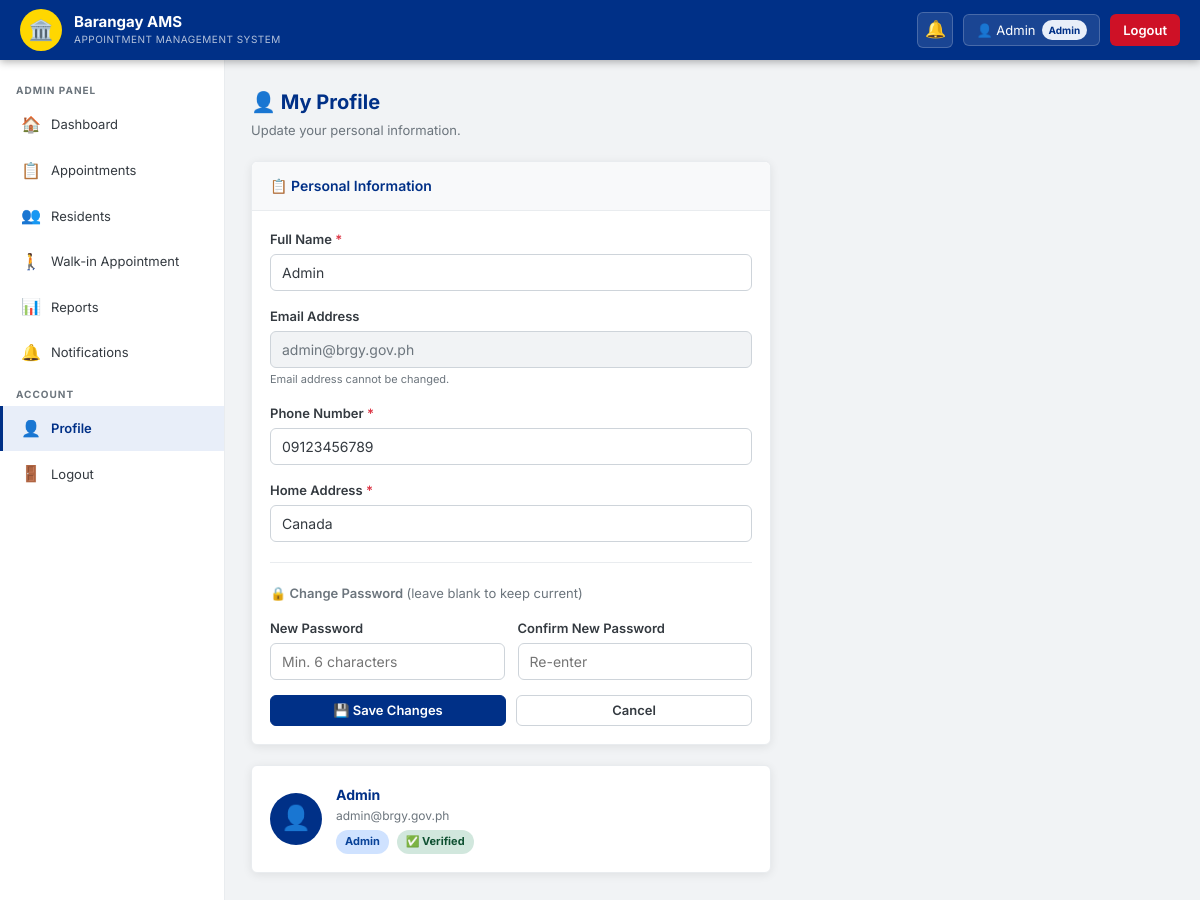
Page /profile.php (signed in) on the committed database.
### tables this page shows
CREATE TABLE `users` (
  `id` int(11) NOT NULL,
  `name` varchar(100) NOT NULL,
  `email` varchar(100) NOT NULL,
  `password` varchar(255) NOT NULL,
  `phone` varchar(20) NOT NULL,
  `address` text NOT NULL,
  `role` enum('admin','resident') DEFAULT 'resident',
  `is_verified` tinyint(1) DEFAULT 0,
  `verify_code` varchar(6) DEFAULT NULL,
  `verify_expires` datetime DEFAULT NULL,
  `created_at` timestamp NOT NULL DEFAULT current_timestamp()
);

### includes/auth.php (called while the page is built, shortened)
<?php
function isAdmin()
{
    return isset($_SESSION['role']) && $_SESSION['role'] === 'admin';
}
function e($s)
{
    return htmlspecialchars($s, ENT_QUOTES, 'UTF-8');
}

### profile.php (the view, shortened to what this page needs)
<?php
require_once 'includes/db.php';
require_once 'includes/auth.php';
$uid = $_SESSION['user_id'];
$s = $conn->prepare("SELECT * FROM users WHERE id=?");
$s->bind_param("i", $uid); $s->execute();
$user = $s->get_result()->fetch_assoc();
$back = isAdmin() ? "admin/index.php" : "dashboard.php";
?>
<?php require_once 'includes/header.php'; ?>
<div class="page-hdr">
  <div><div class="page-title">👤 My Profile</div><div class="page-sub">Update your personal information.</div></div>
</div>
<div style="max-width:520px;">
  <div class="card">
    <div class="card-hdr">📋 Personal Information</div>
    <div class="card-body">
      <form method="POST">
        <div class="fg"><label class="flabel">Full Name <span class="req">*</span></label>
          <input type="text" name="name" class="fc" required value="<?= e($user['name']) ?>"></div>
        <div class="fg"><label class="flabel">Email Address</label>
          <input type="email" class="fc" value="<?= e($user['email']) ?>" disabled>
          <div class="fhint">Email address cannot be changed.</div></div>
        <div class="fg"><label class="flabel">Phone Number <span class="req">*</span></label>
          <input type="text" name="phone" class="fc" required value="<?= e($user['phone']) ?>"></div>
        <div class="fg"><label class="flabel">Home Address <span class="req">*</span></label>
          <input type="text" name="address" class="fc" required value="<?= e($user['address']) ?>"></div>
        <hr style="border:none;border-top:1px solid #e9ecef;margin:20px 0;">
        <div style="font-size:13px;color:#6c757d;margin-bottom:14px;font-weight:600;">🔒 Change Password <span style="font-weight:400;">(leave blank to keep current)</span></div>
        <div class="frow">
          <div class="fg"><label class="flabel">New Password</label>
            <input type="password" name="new_password" class="fc" placeholder="Min. 6 characters"></div>
          <div class="fg"><label class="flabel">Confirm New Password</label>
            <input type="password" name="confirm_password" class="fc" placeholder="Re-enter"></div>
        </div>
        <div style="display:flex;gap:10px;">
          <button type="submit" class="btn btn-primary" style="flex:1;">💾 Save Changes</button>
          <a href="<?= $back ?>" class="btn btn-secondary" style="flex:1;text-align:center;">Cancel</a>
        </div>
      </form>
    </div>
  </div>
  <div class="card">
    <div class="card-body" style="display:flex;gap:14px;align-items:center;">
      <div style="width:52px;height:52px;background:#003087;border-radius:50%;display:flex;align-items:center;justify-content:center;font-size:24px;color:#FFD700;flex-shrink:0;">👤</div>
      <div>
        <div style="font-weight:700;color:#003087;"><?= e($user['name']) ?></div>
        <div style="font-size:12px;color:#6c757d;"><?= e($user['email']) ?></div>
        <div style="margin-top:4px;">
          <span class="badge <?= $user['role'] === 'admin' ? 'badge-rescheduled' : 'badge-approved' ?>"><?= ucfirst($user['role']) ?></span>
          <span class="badge <?= $user['is_verified'] ? 'badge-approved' : 'badge-rejected' ?>" style="margin-left:4px;"><?= $user['is_verified'] ? '✅ Verified' : '❌ Unverified' ?></span>
        </div>
      </div>
    </div>
  </div>
</div>
<?php require_once 'includes/footer.php'; ?>

### assets/css/style.css (style rules this page uses)
*, *::before, *::after { box-sizing: border-box; margin: 0; padding: 0; }
:root { --navy: #003087; --navy2: #001f5b; --gold: #FFD700; --gold2: #e6c200; --red: #CE1126; --white: #fff; --g50: #f8f9fa; --g100: #f1f3f5; --g200: #e9ecef; --g400: #ced4da; --g600: #6c757d; --g800: #343a40; --green: #198754; --blue: #0d6efd; --orange: #fd7e14; --danger: #dc3545; --shadow: 0 2px 10px rgba(0, 0, 0, .08); --r: 6px; }
body { font-family: "Inter", "Segoe UI", Arial, sans-serif; background: var(--g100); color: var(--g800); font-size: 14px; line-height: 1.6; }
a { color: var(--navy); text-decoration: none; }
.page-hdr { display: flex; align-items: flex-start; justify-content: space-between; margin-bottom: 20px; flex-wrap: wrap; gap: 12px; }
.page-title { font-size: 20px; font-weight: 700; color: var(--navy); margin-bottom: 2px; }
.page-sub { color: var(--g600); font-size: 13px; }
.card { background: #fff; border: 1px solid var(--g200); border-radius: var(--r); box-shadow: var(--shadow); margin-bottom: 20px; }
.card-hdr { padding: 13px 18px; border-bottom: 1px solid var(--g200); font-weight: 600; color: var(--navy); font-size: 14px; display: flex; align-items: center; gap: 8px; background: var(--g50); border-radius: var(--r) var(--r) 0 0; }
.card-body { padding: 18px; }
.fg { margin-bottom: 15px; }
.flabel { display: block; margin-bottom: 4px; font-size: 13px; font-weight: 600; color: var(--g800); }
.flabel .req { color: var(--danger); }
.fc { width: 100%; padding: 9px 11px; border: 1px solid var(--g400); border-radius: var(--r); font-size: 14px; color: var(--g800); background: #fff; transition: border-color .2s, box-shadow .2s; font-family: inherit; }
.fc:disabled { background: var(--g100); color: var(--g600); cursor: not-allowed; }
.frow { display: grid; grid-template-columns: 1fr 1fr; gap: 13px; }
.fhint { font-size: 11px; color: var(--g600); margin-top: 3px; }
.btn { display: inline-flex; align-items: center; justify-content: center; gap: 6px; padding: 8px 15px; border-radius: var(--r); border: 1px solid transparent; font-size: 13px; font-weight: 600; cursor: pointer; text-decoration: none; transition: all .15s; font-family: inherit; line-height: 1; }
.btn-primary { background: var(--navy); color: #fff; border-color: var(--navy); }
.btn-secondary { background: #fff; color: var(--g800); border-color: var(--g400); }
.badge { display: inline-flex; align-items: center; padding: 3px 9px; border-radius: 20px; font-size: 11px; font-weight: 700; white-space: nowrap; }
.badge-approved { background: #d1e7dd; color: #0f5132; }
.badge-rescheduled { background: #cfe2ff; color: #084298; }

### rows in the picture
users: name "Admin", email "admin@brgy.gov.ph", phone "09123456789", address "Canada", role "Admin"

### other values in the picture
$_SESSION['name'] "Admin"
